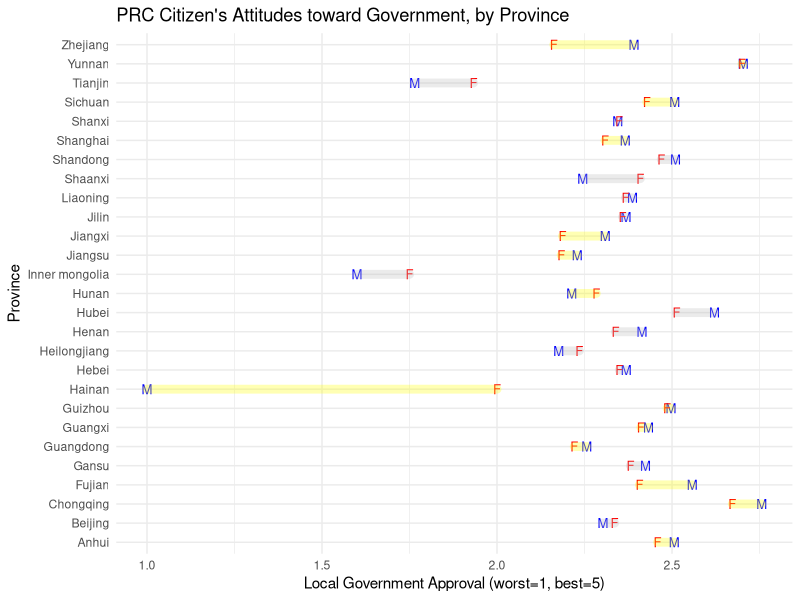

Write R code to recreate this figure.
## ---- chunk 1
## Defaults for R chunks
knitr::opts_chunk$set(echo = TRUE, ## echo = TRUE means code will show
                      warning=FALSE, ## supress warnings and messages from R
                      message=FALSE,
                      fig.path='Figs/', ## where to save figures
                      fig.height = 3, ## default figure size (can differ in each chunk)
                      fig.width = 3)

## Add any R packages you require. 
## Here are some we will use in 811:
requires <- c("tidyverse", ## tidyverse includes dplyr and ggplot2
              "magrittr",
              "foreign",
              "readstata13",
              "here")

## Install any you don't have
to_install <- c(requires %in% rownames(installed.packages()) == FALSE)
install.packages(c(requires[to_install], "NA"), repos = "https://cloud.r-project.org/" )

## Load all required R packages
library(tidyverse)
library(ggplot2); theme_set(theme_minimal())
library(magrittr)
library(here)
## ---- chunk 2
dat <- read.csv("data/CFPS.csv")
## Read data from China Family Panel Studies into the dataset
dat$maleapproval <- 5-dat$male_approval ## Rescaled my government approaval scale from 1(best), 5(worst) to 1(worst), 5(best)
dat$femaleapproval <- 5-dat$female_approval 
ggplot() +
  # define y = province level for all layers
  aes(y = dat$province) +
  # x = points for each actor
  geom_point(aes(x = dat$maleapproval), shape = "M", color= "blue", size=3) + 
  geom_point(aes(x = dat$femaleapproval), shape = "F", color= "red", size=3) +
  ggtitle("PRC Citizen's Attitudes toward Government, by Province") +
  geom_segment(aes(x = dat$maleapproval, 
                   xend = dat$femaleapproval, 
                   yend = dat$province), 
               color = dat$regioncolor, 
               size = 3, 
               lineend = "round", 
               alpha = .3) +
  labs(y = "Province", 
       x = "Local Government Approval (worst=1, best=5)", size=3)
